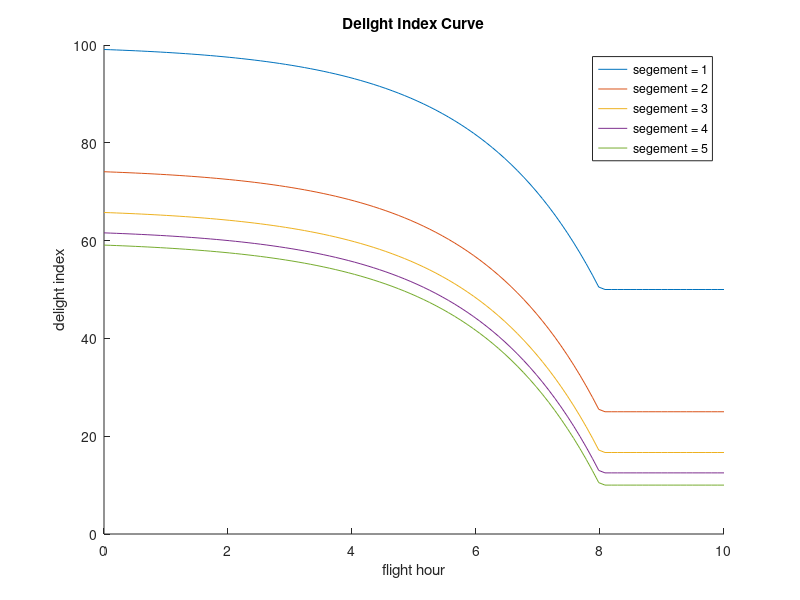

This figure's MATLAB source:
% hold on the figure
figure;
hold on;

for flight_segement = 1:5
    flight_hour = linspace(0, 10, 100);
    flight_comfort = 50 * (1 / flight_segement) + 50 * max(0, 1 - exp(-4 + 0.5 * flight_hour));
    plot(flight_hour, flight_comfort);
end

title('Delight Index Curve');
xlabel('flight hour');
ylabel('delight index');
legend('segement = 1', 'segement = 2', 'segement = 3', 'segement = 4', 'segement = 5');